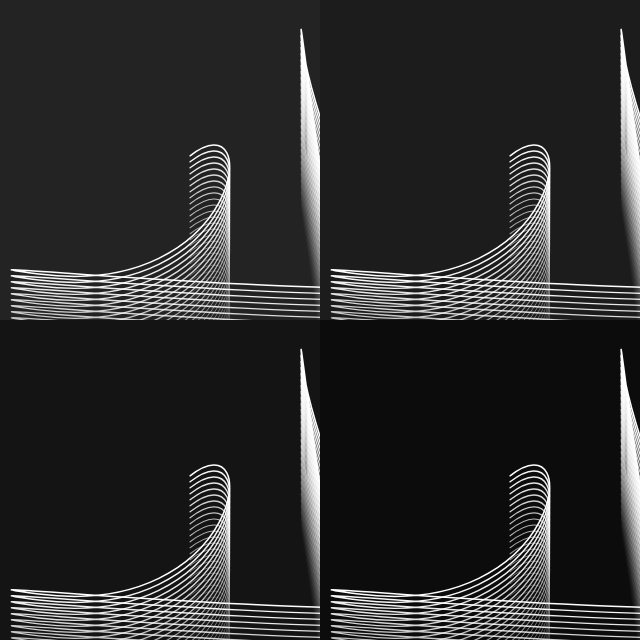
Frame 1 (no input)
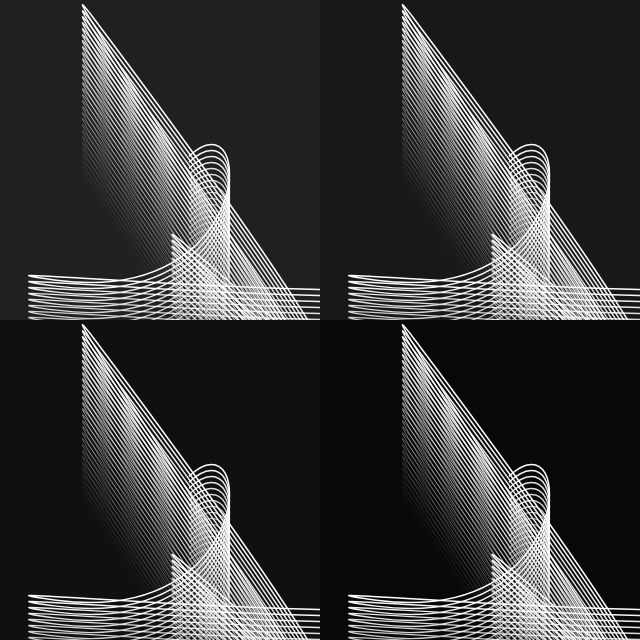
Frame 60 (no input)
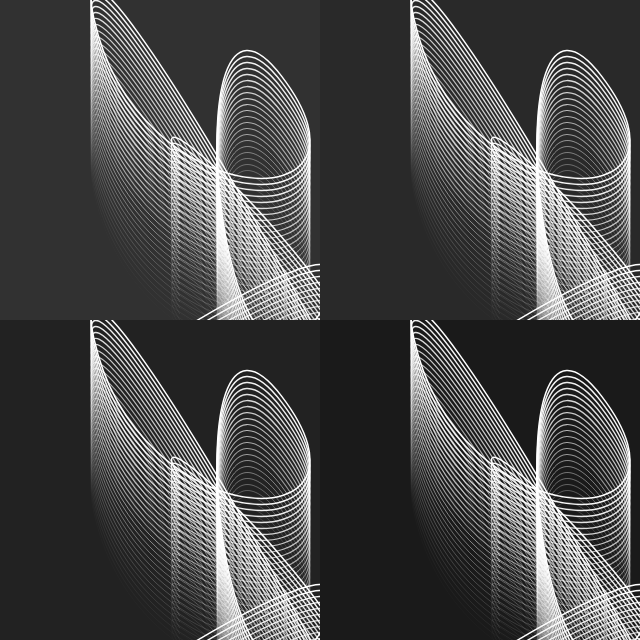
Frame 120 (the mouse pressed at the canvas centre since frame 60)

The p5.js sketch that drew these frames (run headless with seeded random() and noise() and a simulated clock; from frame 60 on, the mouse is pressed at the canvas centre):

// p5.js sketch
// ── sketch.js
const h = 640
const w = 640
let cnv, pg


const diam = 5
let now
let movers = []
const numPoints = 12
const durMax = 7200
const durMin = 720
const holdMax = 4800
const holdMin = 360
let bgColor = 0
let colorSwitcher
const numCurves = 30
const spacing = 6

function setup() {
  cnv = createCanvas(w, h)
  pg = createGraphics(w, h)
  colorSwitcher = new ColorSwitcher(0, 23, 24, 60)
  
  curveTightness(5)
  for (let i = 0; i < numPoints; i++) {
    movers.push(new Mover());
  }
}

function draw() {
  now = millis()
  //setGradientBackground()
  background(0)
  pg.background(colorSwitcher.shade)
  colorSwitcher.update(now)

  updateMovers()
  drawCurves()
  image(pg, 0, 0)
  image(pg, width/2, 0)
  image(pg, 0, height/2)
  image(pg, width/2, height/2)

  // OPTIONAL: Place a light overlay on top of each quad
  noStroke()
  fill(255, 255, 255, 31)
  rect(0, 0, width/2, height/2)
  fill(255, 255, 255, 23)
  rect(width/2, 0, width/2, height/2)
  fill(255, 255, 255, 15)
  rect(0, height/2, width/2, height/2)
  fill(255, 255, 255, 7)
  rect(width/2, height/2, width/2, height/2)
}

const updateMovers = () => {
  for (let i = 0; i < movers.length; i++) {
    movers[i].update()
  }
}

const drawCurves = () => {
  let m0 = movers[0].pos.copy()
  let m1 = movers[numPoints-1].pos.copy()
  pg.curveTightness(4);
  pg.noFill()
  for(let i = 0; i < numCurves; i++) {
    pg.stroke(255, 255, 255, map(i, 0, numCurves, 255, 0))
    pg.strokeWeight(map(i, 0, numCurves, 1.5, .5))
    pg.beginShape()
    pg.curveVertex(m0.x, m0.y + spacing * i)    
    for(let j = 0; j < movers.length; j++) {
      pg.curveVertex(movers[j].pos.x, movers[j].pos.y+spacing*i)
    }
    pg.curveVertex(m1.x, m1.y + spacing * i)
    pg.endShape()
  }
}
// ── Mover.js
var Mover = function() {
  this.dur = round(random(durMin, durMax));
  this.hold = round(random(holdMin, holdMax));
  this.dT = 0;
  this.lastTick = 0;
  this.moving = random(1) > 0.5 ? true : false;
  this.ptA = createVector(random(width), random(height));
  this.ptB = createVector(random(width), random(height));
  this.pos = this.moving ? this.ptA.copy() : this.ptB.copy()
};

// Move the point from point A to point B with Ease Out Quart easing
Mover.prototype.update = function() {
  this.dT = now - this.lastTick;
  if (this.moving) {
    if (this.dT <= this.dur) {
      // let nextX = easeOutQuart(this.dT, this.ptA.x, this.ptB.x - this.ptA.x, this.dur)
      // let nextY = easeOutQuart(this.dT, this.ptA.y, this.ptB.y - this.ptA.y, this.dur)
      let nextX = easeInOutQuart(this.dT, this.ptA.x, this.ptB.x - this.ptA.x, this.dur)
      let nextY = easeInOutQuart(this.dT, this.ptA.y, this.ptB.y - this.ptA.y, this.dur)
      this.pos = createVector(nextX, nextY);
    } else {
      // Set new destination
      this.dT = 0;
      this.lastTick = now;
      this.moving = false;
      this.pos = this.ptB.copy()
      this.dur = round(random(durMin, durMax))
      this.hold = round(random(holdMin, holdMax))
    }
  } else {
    if (this.dT >= this.hold) {
      this.ptA = this.ptB.copy()
      this.ptB = createVector(random(width), random(height));
      this.dT = 0;
      this.lastTick = now;
      this.moving = true;
    }
  }
}

Mover.prototype.display = function() {
  strokeWeight(1);
  noFill();
  stroke(255)
  ellipse(this.pos.x, this.pos.y, 11, 11);
  noFill()
  
  if (this.moving) {
    fill(255, 255, 255, map(this.dT / this.dur, 0, 1, 0, 255));
    stroke(255, 255, 255, map(this.dT / this.dur, 0, 1, 0, 255));
    stroke(243, 161, 255, map(this.dT / this.dur, 0, 1, 23, 95));
  } else {
    stroke(255, 255, 255, map(this.dT / this.hold, 0, 1, 255, 0));
    stroke(243, 161, 255, map(this.dT / this.hold, 0, 1, 95, 23));
  }
  ellipse(this.ptB.x, this.ptB.y, diam, diam);
  line(this.pos.x, this.pos.y, this.ptA.x, this.ptA.y);
}
// ── utils.js
let setGradientBackground = function () {
    var c = document.getElementById("defaultCanvas0");
    var ctx = c.getContext("2d");

    // Create gradient
    var grd = ctx.createLinearGradient(0, 0, width, height);
    grd.addColorStop(0, "rgb(186, 0, 214)");
    grd.addColorStop(1, "rgb(146, 0, 168)");

    // Fill with gradient
    ctx.fillStyle = grd;
    ctx.fillRect(0, 0, width, height);
}


// QUARTIC EASING!
// t: time from start of animation until now
// b: value at start of animation
// c: change in value being animated
// d: duration of animation
const easeOutQuart = function (t, b, c, d) {
    t = t / d - 1
    return -c * (t * t * t * t - 1) + b
}

const easeInOutQuart = function (t, b, c, d) {
    t = t / (d / 2)
    if (t < 1) return c / 2 * t * t * t * t + b
    t -= 2
    return -c / 2 * (t * t * t * t - 2) + b
}


var ColorSwitcher = function (color1, color2, durMin, durMax) {
    this.dur = round(random(durMin, durMax))
    this.dT = 0
    this.lastTick = 0
    this.color1 = color1
    this.color2 = color2
    this.shade = random(color1, color2)
};

// Move the point from point A to point B with Ease Out Quart easing
ColorSwitcher.prototype.update = function (now) {
    this.dT = now - this.lastTick;
    if (this.dT >= this.dur) {
        this.shade = random(this.color1, this.color2)
        this.dT = 0;
        this.lastTick = now
    }
}
